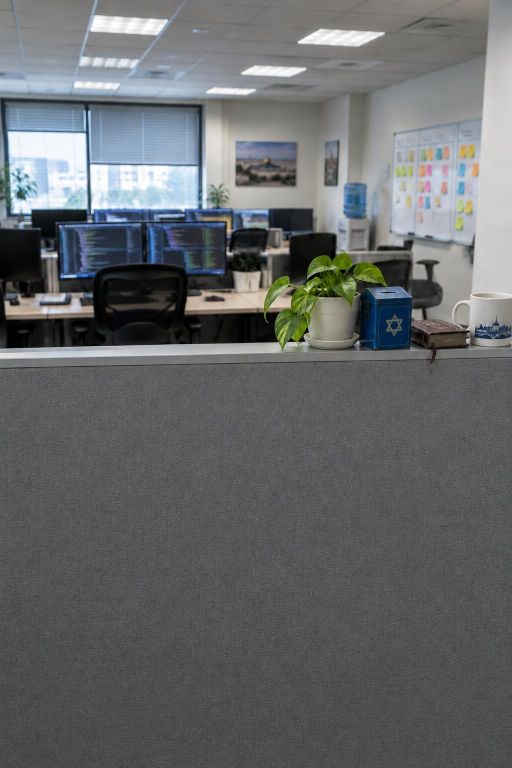
#> input picture zoomcut/episodes/_assets/haredit/set-wall-a.jpg, 1024 x 1536 px, given in place of art-ketoret.jpg, which was not available (shown at 1/2 size)
$ python cover.py ..
#> lines starting #> are read from the running program, lines starting #| are printed output that depends on the picture; pictures that were not available may be replaced by others from this repository, and a replacement may not be noted
# Game covers (1200x900) for /hani-games/: Shlomi's art + logo, a soft shadow under the logo so it reads on busy art
import sys
from PIL import Image, ImageFilter
def cover(art, logo, out, w, cx, top, shadow=0.55):
#> called with art = '../art-ketoret.jpg', logo = '../logo-ketoret.png', out = 'public/hani-games/ketoret/cover.jpg', w = 600, cx = 862, top = 24, shadow = 0.55
    a = Image.open(art).convert('RGBA'); l = Image.open(logo).convert('RGBA')
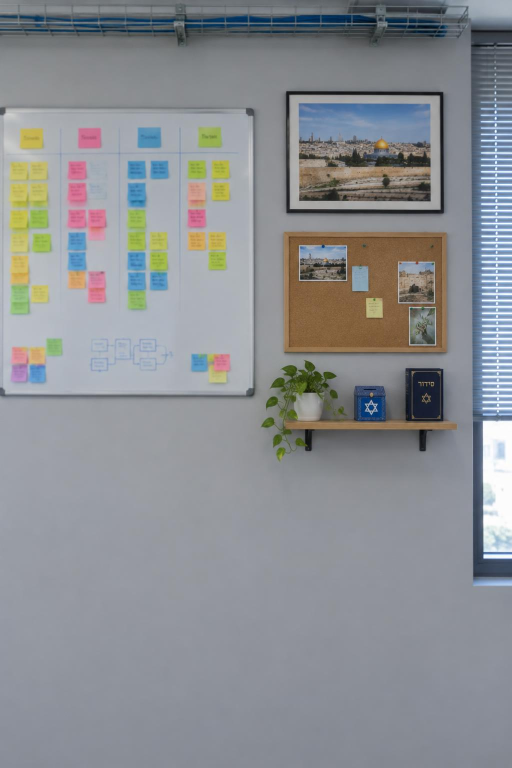
#> input picture zoomcut/episodes/_assets/haredit/set-wall-b.jpg, 1024 x 1536 px, given in place of logo-ketoret.png, which was not available (shown at 1/2 size)
    l = l.resize((w, round(l.height * w / l.width)), Image.LANCZOS)
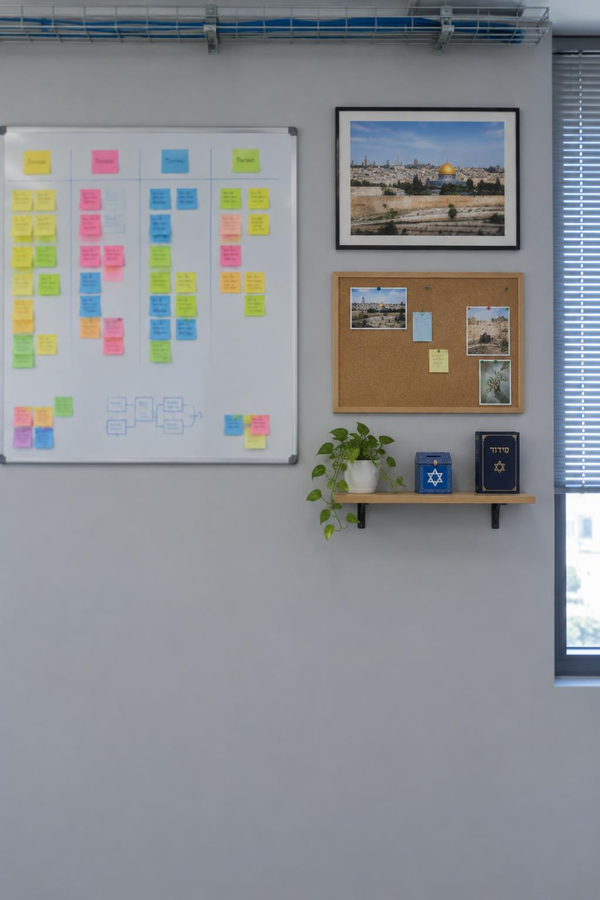
#> l: PIL image 600x900 RGBA; mean R, G, B, A 139.7, 142.6, 146.5, 255
    x = round(cx - w / 2)
    sh = Image.new('RGBA', l.size, (20, 10, 0, 0)); sh.putalpha(l.getchannel('A').point(lambda v: int(v * shadow)))
#> after `sh.putalpha(l.getchannel('A').point(lambda v: int(v * shadow)))`:
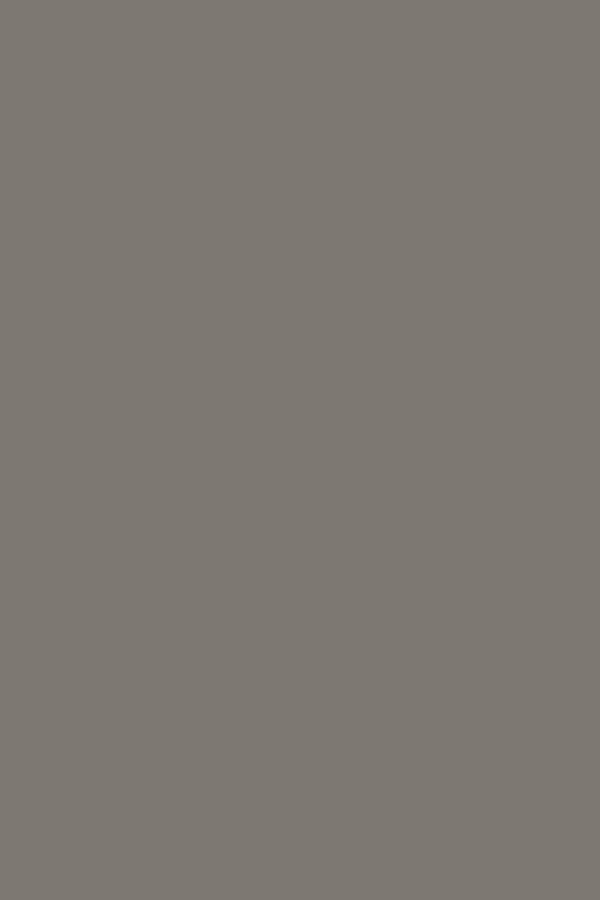
#> sh: PIL image 600x900 RGBA; mean R, G, B, A 20, 10, 0, 140; transparent parts drawn white
    pad = 40; big = Image.new('RGBA', (l.width + 2 * pad, l.height + 2 * pad), (0, 0, 0, 0)); big.paste(sh, (pad, pad))
#> after `big = Image.new('RGBA', (l.width + 2 * pad, l.height + 2 * pad), (0, 0`: big: PIL image 680x980 RGBA; every value is 0
#> after `big.paste(sh, (pad, pad))`:
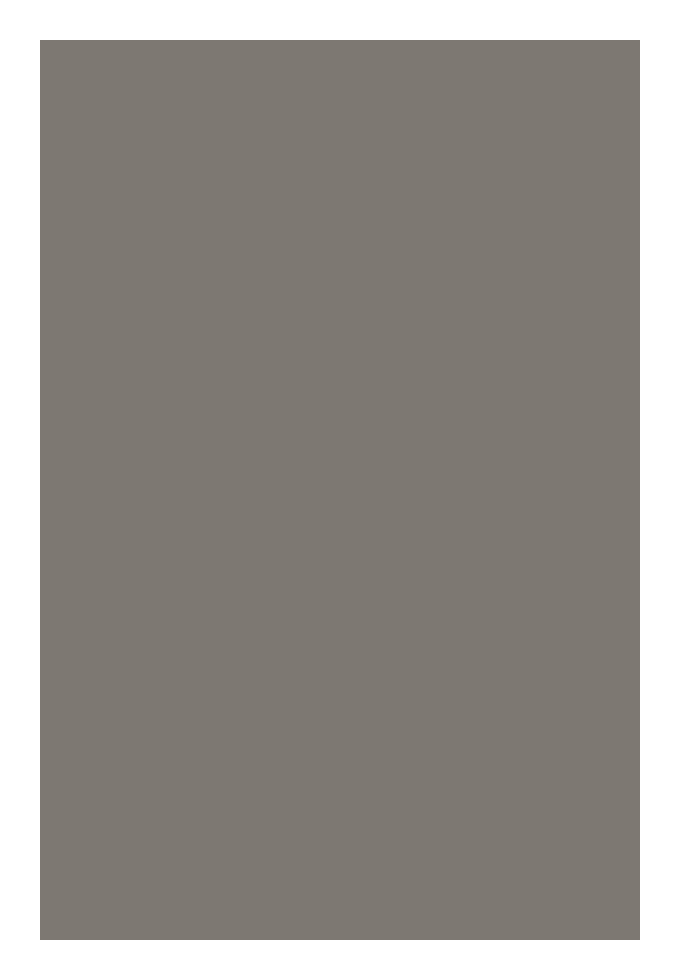
#> big: PIL image 680x980 RGBA; mean R, G, B, A 16.2, 8.1, 0, 113.4; transparent parts drawn white
    big = big.filter(ImageFilter.GaussianBlur(14))
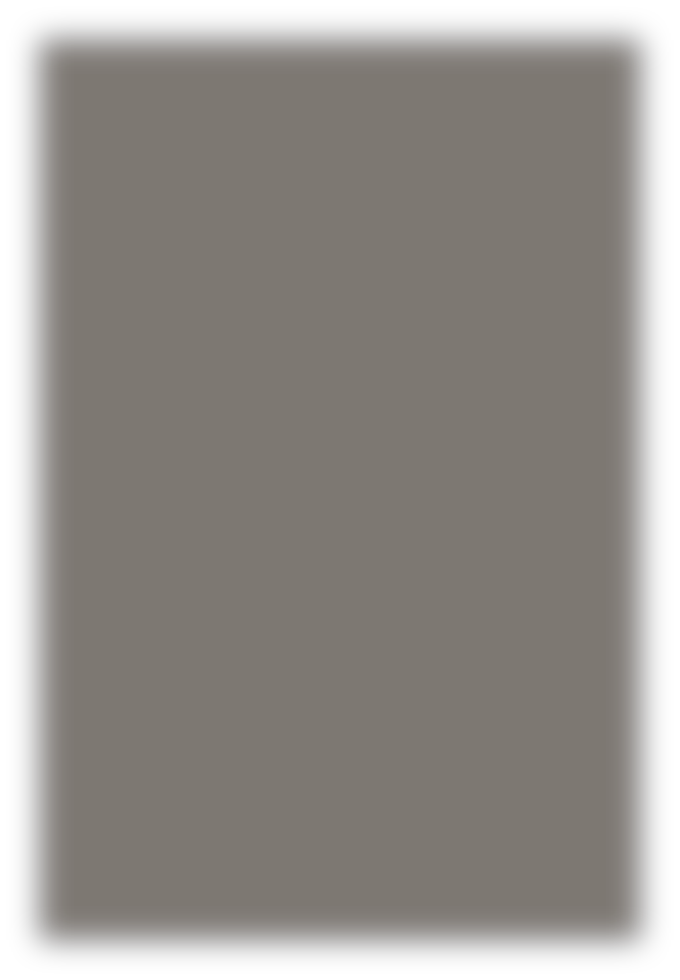
#> big: PIL image 680x980 RGBA; mean R, G, B, A 16.2, 8.1, 0, 113.4; transparent parts drawn white
    a.alpha_composite(big, (x - pad, top - pad + 8)); a.alpha_composite(l, (x, top))
#> after `a.alpha_composite(big, (x - pad, top - pad + 8))`:
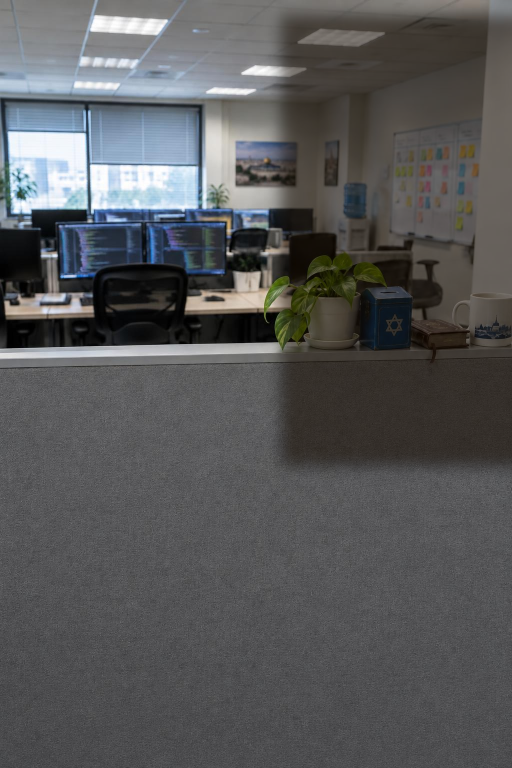
#> a: PIL image 1024x1536 RGBA (shown at 1/2 size); mean R, G, B, A 87.5, 88.1, 89.1, 255
#> after `a.alpha_composite(l, (x, top))`:
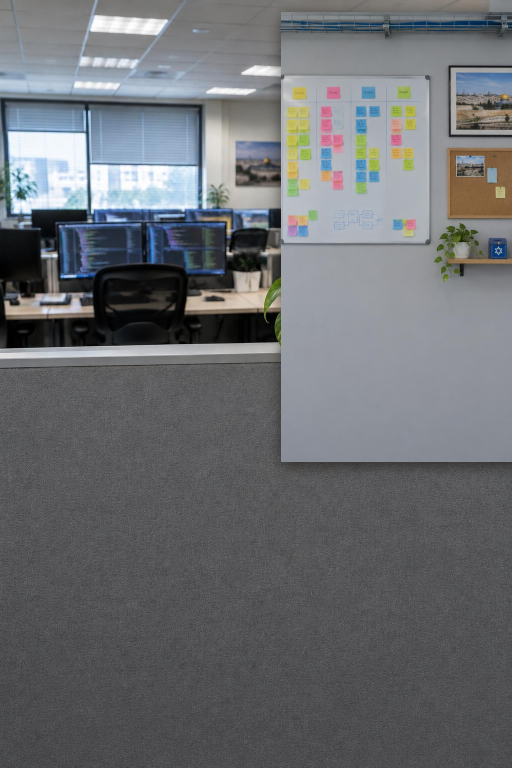
#> a: PIL image 1024x1536 RGBA (shown at 1/2 size); mean R, G, B, A 107.4, 109.8, 113.1, 255
    a.convert('RGB').save(out, quality=88); print(out)
#| public/hani-games/ketoret/cover.jpg
if __name__ == '__main__':  # the published covers (his pick, 2026-10-29: Ketoret logo top-right, Nisei on the laptop lid)
    d = sys.argv[1]
    cover(f'{d}/art-ketoret.jpg', f'{d}/logo-ketoret.png', 'public/hani-games/ketoret/cover.jpg', 600, 862, 24)
    cover(f'{d}/art-nisei.jpg', f'{d}/logo-nisei.png', 'public/hani-games/nisei-nissim/cover.jpg', 660, 638, 612)
#> (the run stopped early here; a loop or call above may not have finished)
